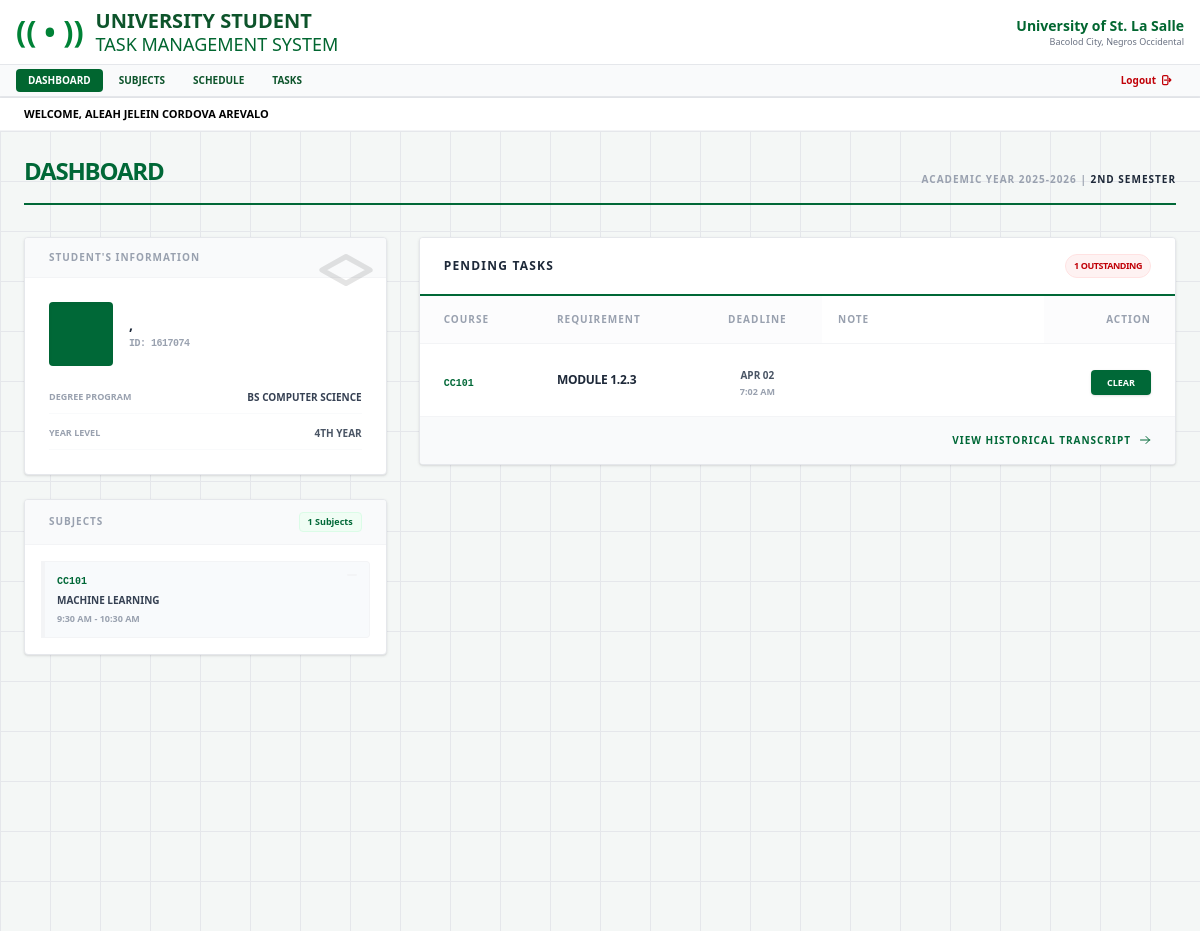
Screenshot of / (signed in) with the database file from the repository.
### assignmenttracker/models.py (models this page shows, shortened)
class Subject(models.Model):
    user = models.ForeignKey(User, on_delete=models.CASCADE)
    code = models.CharField(max_length=20)
    name = models.CharField(max_length=100)
    days = models.CharField(max_length=20)
    start_time = models.TimeField()
    end_time = models.TimeField()
    color = models.CharField(max_length=20, default='bg-green-700')

class Task(models.Model):
    user = models.ForeignKey(User, on_delete=models.CASCADE)
    subject = models.ForeignKey(Subject, on_delete=models.CASCADE, related_name='tasks')
    title = models.CharField(max_length=200)
    due_date = models.DateTimeField()
    notes = models.TextField(null=True, blank=True)
    is_done = models.BooleanField(default=False)
    CATEGORY_CHOICES = [
        ('assignment', 'Assignment'),
        ('quiz', 'Quiz'),
        ('project', 'Project'),
        ('exam', 'Exam'),
    ]
    category = models.CharField(max_length=50, choices=CATEGORY_CHOICES)
    is_major = models.BooleanField(default=False)

### assignmenttracker/views.py (the view)
# urls.py: path('', views.dashboard, name='dashboard'),
@login_required
def dashboard(request):
    pending = Task.objects.filter(user=request.user, is_done=False).order_by('due_date')
    user_subjects = Subject.objects.filter(user=request.user)
    return render(request, 'assignmenttracker/dashboard.html', {
        'assignments': pending,
        'subjects': user_subjects,
    })

### assignmenttracker/templates/assignmenttracker/dashboard.html (shortened to what this page needs)
{% extends 'base.html' %}
{% load static %}
{% block content %}
<div class="bg-[#f4f7f6] min-h-screen p-6" style="background-image: linear-gradient(#e5e7eb 1px, transparent 1px), linear-gradient(90deg, #e5e7eb 1px, transparent 1px); background-size: 50px 50px;">
    <div class="max-w-6xl mx-auto">
        <div class="flex flex-col md:flex-row justify-between items-end border-b-2 border-[#006837] pb-4 mb-8">
            <div>
                <h2 class="text-2xl font-black text-[#006837] uppercase tracking-tighter">Dashboard</h2>
            </div>
            <div class="text-right hidden md:block">
                <p class="text-[10px] font-black text-gray-400 uppercase tracking-widest">Academic Year 2025-2026 | <span class="text-gray-800">2nd Semester</span></p>
            </div>
        </div>
        <div class="grid grid-cols-1 lg:grid-cols-3 gap-8">
            <div class="lg:col-span-1 space-y-6">
                <div class="bg-white rounded shadow-sm border border-gray-200 relative overflow-hidden">
                    <div class="absolute top-0 right-0 p-2 opacity-10">
                        <svg xmlns="http://www.w3.org/2000/svg" class="h-16 w-16" fill="none" viewBox="0 0 24 24" stroke="currentColor">
                            <path stroke-linecap="round" stroke-linejoin="round" stroke-width="2" d="M12 14l9-5-9-5-9 5 9 5z" />
                        </svg>
                    </div>
                    <div class="bg-gray-50 px-6 py-3 border-b border-gray-100">
                        <h3 class="text-[10px] font-black text-gray-400 uppercase tracking-widest">Student's Information</h3>
                    </div>
                    <div class="p-6">
                        <div class="flex items-center gap-4 mb-6">
                            <div class="w-16 h-16 bg-[#006837] text-white flex items-center justify-center rounded text-xl font-black shadow-inner">
                            </div>
                            <div>
                                <h4 class="text-sm font-black text-gray-800 uppercase leading-none">{{ user.last_name }}, {{ user.first_name }}</h4>
                                <p class="text-[10px] font-mono font-bold text-gray-400 mt-1 uppercase tracking-tighter">ID: 1617074</p>
                            </div>
                        </div>
                        <div class="space-y-3">
                            <div class="flex justify-between border-b border-gray-50 pb-2">
                                <span class="text-[9px] font-black text-gray-400 uppercase">Degree Program</span>
                                <span class="text-[10px] font-bold text-gray-700 uppercase">BS Computer Science</span>
                            </div>
                            <div class="flex justify-between border-b border-gray-50 pb-2">
                                <span class="text-[9px] font-black text-gray-400 uppercase">Year Level</span>
                                <span class="text-[10px] font-bold text-gray-600 uppercase">4th Year</span>
                            </div>
                        </div>
                    </div>
                </div>
                <div class="bg-white rounded shadow-sm border border-gray-200 overflow-hidden">
                    <div class="bg-gray-50 px-6 py-3 border-b border-gray-100 flex justify-between items-center">
                        <h3 class="text-[10px] font-black text-gray-400 uppercase tracking-widest">Subjects</h3>
                        <span class="text-[9px] font-black text-[#006837] bg-green-50 px-2 py-0.5 rounded border border-green-100">{{ subjects.count }} Subjects</span>
                    </div>
                    <div class="p-4 space-y-3">
                        {% for subject in subjects %}
                        <div class="border-l-4 border-[#006837] bg-[#f8fafc] p-3 rounded-r transition-all hover:shadow-md hover:bg-white border-y border-r border-gray-100">
                            <div class="flex justify-between items-start">
                                <span class="text-[10px] font-mono font-black text-[#006837]">{{ subject.code }}</span>
                                <span class="text-[8px] font-black text-gray-400 bg-white px-1 border border-gray-100 rounded uppercase tracking-tighter">{{ subject.days }}</span>
                            </div>
                            <p class="text-[10px] font-bold text-gray-700 uppercase truncate mt-1">{{ subject.name }}</p>
                            <p class="text-[9px] text-gray-400 font-black mt-1 uppercase">
                                {{ subject.start_time|time:"g:i A" }} - {{ subject.end_time|time:"g:i A" }}
                            </p>
                        </div>
                        {% empty %}
                        <div class="text-center py-8">
                            <p class="text-[10px] text-gray-400 font-black uppercase  tracking-widest">No Enrolled Subjects</p>
                            <a href="{% url 'subject_list' %}" class="text-[9px] text-[#006837] underline font-black uppercase mt-2 inline-block">Update Subjects</a>
                        </div>
                        {% endfor %}
                    </div>
                </div>
            </div>
            <div class="lg:col-span-2">
                <div class="bg-white rounded shadow-sm border border-gray-200 overflow-hidden">
                    <div class="px-6 py-4 bg-white border-b-2 border-[#006837] flex justify-between items-center">
                        <div>
                            <h3 class="text-xs font-black text-gray-800 uppercase tracking-widest leading-none">Pending Tasks</h3>
                        </div>
                        <span class="bg-red-50 text-red-700 text-[9px] px-2 py-1 rounded-full border border-red-100 font-black uppercase tracking-tighter">
                            {{ assignments.count }} Outstanding
                        </span>
                    </div>
                    <table class="w-full text-left">
                        <thead>
                            <tr class="text-[10px] font-black text-gray-400 uppercase tracking-widest border-b border-gray-100">
                                <th class="px-6 py-4 bg-gray-50/50">Course</th>
                                <th class="px-6 py-4 bg-gray-50/50">Requirement</th>
                                <th class="px-6 py-4 text-center bg-gray-50/50">Deadline</th>
                                <th class="px-4 py-3">Note</th>
                                <th class="px-6 py-4 text-right bg-gray-50/50">Action</th>
                            </tr>
                        </thead>
                        <tbody class="divide-y divide-gray-100">
                            {% for task in assignments %}
                            <tr class="hover:bg-yellow-50/20 transition-colors group">
                                <td class="px-6 py-4">
                                    <span class="{{ s.color }} text-[10px] font-mono font-black text-[#006837]">{{ task.subject.code }}</span>
                                </td>
                                <td class="px-6 py-4">
                                    <span class="text-xs font-bold text-gray-800 uppercase tracking-tight block">{{ task.title }}</span>
                                </td>
                                <td class="px-6 py-4 text-center">
                                    <span class="text-[10px] font-bold text-gray-600 uppercase">{{ task.due_date|date:"M d" }}</span>
                                    <span class="text-[9px] block text-gray-400 font-black">{{ task.due_date|time:"g:i A" }}</span>
                                </td>
                                <td class="px-4 py-6 min-w-[150px]">
                                        <form action="{% url 'update_task_note' task.id %}">
                                            <input
                                                   name="notes"
                                                   value="{{ task.notes|default:'' }}"
                                                   class=" w-full bg-transparent border-none text-[10px] font-bold text-gray-500 uppercase focus:ring-0 placeholder:text-gray-200">
                                        </form>
                                    </td>
                                <td class="px-6 py-4 text-right">
                                    <a href="{% url 'mark_done' task.id %}" class="bg-[#006837] text-white px-4 py-1.5 rounded text-[9px] font-black uppercase hover:bg-green-800 transition-all shadow-sm active:transform active:scale-95">
                                        Clear
                                    </a>
                                </td>
                            </tr>
                            {% endfor %}
                        </tbody>
                    </table>
                    <div class="px-6 py-4 bg-gray-50 border-t border-gray-100 text-right">
                        <a href="{% url 'add_assignment' %}" class="text-[10px] font-black text-[#006837] hover:underline uppercase tracking-widest flex items-center justify-end gap-2">
                            View Historical Transcript
                            <svg xmlns="http://www.w3.org/2000/svg" class="h-3 w-3" fill="none" viewBox="0 0 24 24" stroke="currentColor">
                                <path stroke-linecap="round" stroke-linejoin="round" stroke-width="2" d="M14 5l7 7m0 0l-7 7m7-7H3" />
                            </svg>
                        </a>
                    </div>
                </div>
            </div>
        </div>
    </div>
</div>
{% endblock %}

### theme/templates/base.html (shortened to what this page needs)
{% load static tailwind_tags %}
<!DOCTYPE html>
<html lang="en">
<head>
    {% tailwind_css %}
</head>
<body class="bg-gray-100 font-sans leading-normal tracking-normal">
    <nav class="bg-white border-b border-gray-200">
        <div class="max-w-full px-4 py-2 flex justify-between items-center">
            <div class="flex items-center space-x-3">
                <div class="text-green-700 text-3xl font-bold">(( • ))</div>
                <div>
                    <h1 class="text-xl font-bold text-green-900 leading-tight uppercase">University Student</h1>
                    <h2 class="text-lg text-green-800 leading-tight uppercase">Task Management System</h2>
                </div>
            </div>
            <div class="flex items-center space-x-4">
                <div class="text-right hidden md:block">
                    <p class="text-green-800 font-bold text-sm">University of St. La Salle</p>
                    <p class="text-gray-500 text-xs text-[9px]">Bacolod City, Negros Occidental</p>
                </div>
            </div>
        </div>
        <div class="bg-gray-50 border-y border-gray-200">
            <div class="flex justify-between items-center px-4 py-1">
                <div class="flex space-x-1 text-[10px] font-bold uppercase text-purple-900 whitespace-nowrap overflow-x-auto">
                    <a href="{% url 'dashboard' %}" class="px-3 py-1 {% if request.resolver_match.url_name == 'dashboard' %}bg-green-800 text-white{% else %}hover:bg-green-700 hover:text-white text-green-900{% endif %} rounded transition-colors">Dashboard</a>
                    <a href="{% url 'subject_list' %}" class="px-3 py-1 {% if request.resolver_match.url_name == 'subject_list' %}bg-green-800 text-white{% else %}hover:bg-green-700 hover:text-white text-green-900{% endif %} rounded transition-colors">Subjects</a>
                    <a href="{% url 'schedule' %}" class="px-3 py-1 {% if request.resolver_match.url_name == 'schedule' %}bg-green-800 text-white{% else %}hover:bg-green-700 hover:text-white text-green-900{% endif %} rounded transition-colors">Schedule</a>
                    <a href="{% url 'add_assignment' %}" class="px-3 py-1 {% if request.resolver_match.url_name == 'add_assignment' %}bg-green-800 text-white{% else %}hover:bg-green-700 hover:text-white text-green-900{% endif %} rounded transition-colors">Tasks</a>
                </div>
                <div class="flex text-[10px] font-bold uppercase">
                    <form action="{% url 'logout' %}" method="post" class="inline">
                        <button type="submit" class="px-3 py-1 text-red-700 hover:bg-red-700 hover:text-white rounded transition-all flex items-center space-x-1">
                            <span>Logout</span>
                        </button>
                    </form>
                </div>
            </div>
        </div>
    </nav>
    <div class="bg-white px-6 py-2 border-b border-gray-100 shadow-sm">
        <p class="text-[11px] font-black text-black uppercase">
            Welcome, {{ user.first_name }} {{ user.last_name|default:"ALEAH JELEIN CORDOVA AREVALO" }}
        </p>
    </div>
    <main>
        {% block content %}
        {% endblock %}
    </main>
</body>
</html>

### rows the page displays
Subject: code "CC101", name "MACHINE LEARNING", start_time "9:30 AM", end_time "10:30 AM"
Task: subject.code "CC101", title "MODULE 1.2.3", due_date "APR 02", due_date "7:02 AM"

### other values shown
{{ user.last_name|default:"ALEAH JELEIN CORDOVA AREVALO" }} "ALEAH JELEIN CORDOVA AREVALO"
{{ subjects.count }} "1"
{{ assignments.count }} "1"
